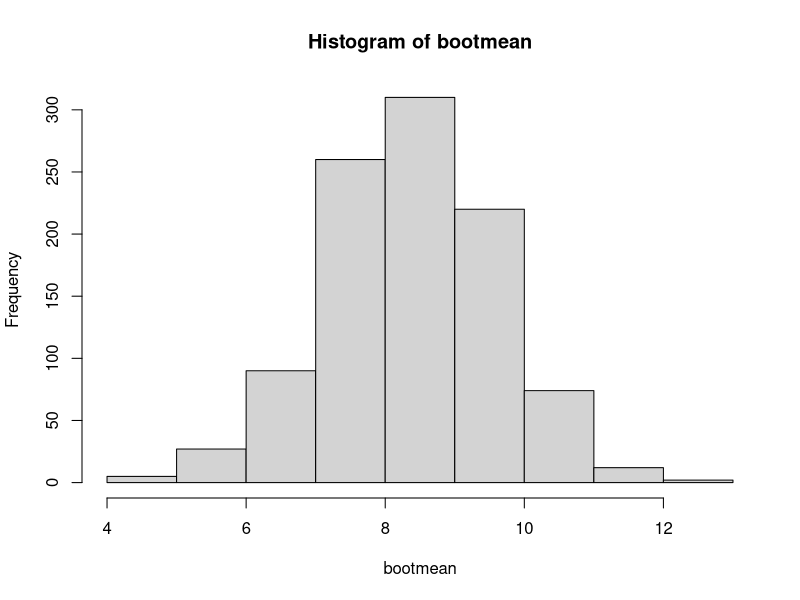
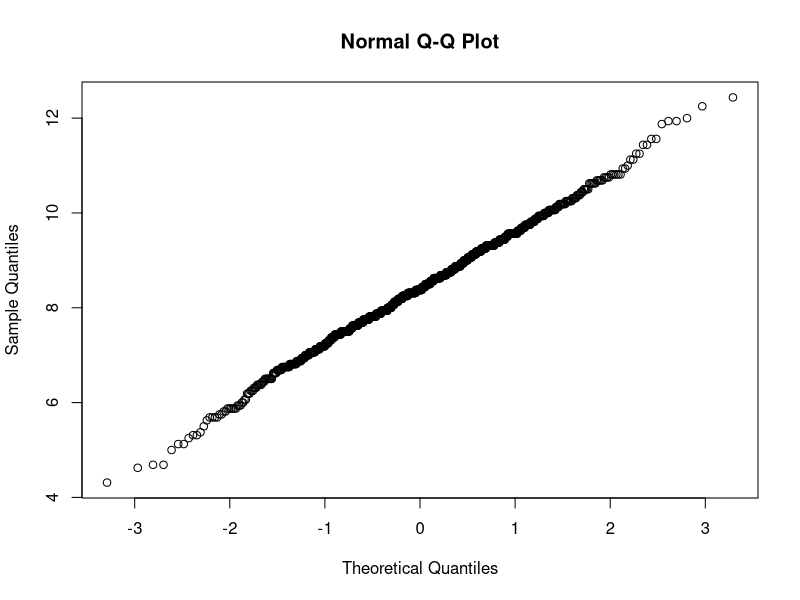

Generate these figures, in order, with R:
## ---- chunk 1
#knitr::opts_chunk$set(echo = TRUE)
## ---- chunk 2
# normal bootstrap
R <- 1000                                    # R: number of replications
bootmean <- numeric(R)                       # bootmean: vector of mean values w R values
x <-c (1,2,3,4,5,6,7,8,9,10,11,12,13,14,15,16)         # X: vector containing the sample to bootstrap
FirstMean <- mean(x)                         # FirstMean: mean of the first sample
bootSE <- sd(x)/sqrt(length(x))              # bootSE: SE of the first sample

for (i in 1:R) {                             # create a loop from 1 to R  (replications)
  # create a new sample based on the original sample with replacement) 
  bootsample <- sample(x, size=length(x), replace=TRUE)     
   # append the mean of the new sample to a vector
  bootmean[i] <- mean(bootsample)                          
}

## ---- chunk 3
x                                            # display X (sample)
FirstMean                                    # display Firstmean (mean of the sample)
bootSE                                       # display bootSE (SE for the sample)  
summary(bootmean)                             # 5 number summary of vector containing bootstrap sample means
## ---- chunk 4
hist(bootmean)                              # histogram of mean scores from bootstrap vector
## ---- chunk 5
qqnorm(bootmean)                            # qqplot of mean scores from bootstrap vector
